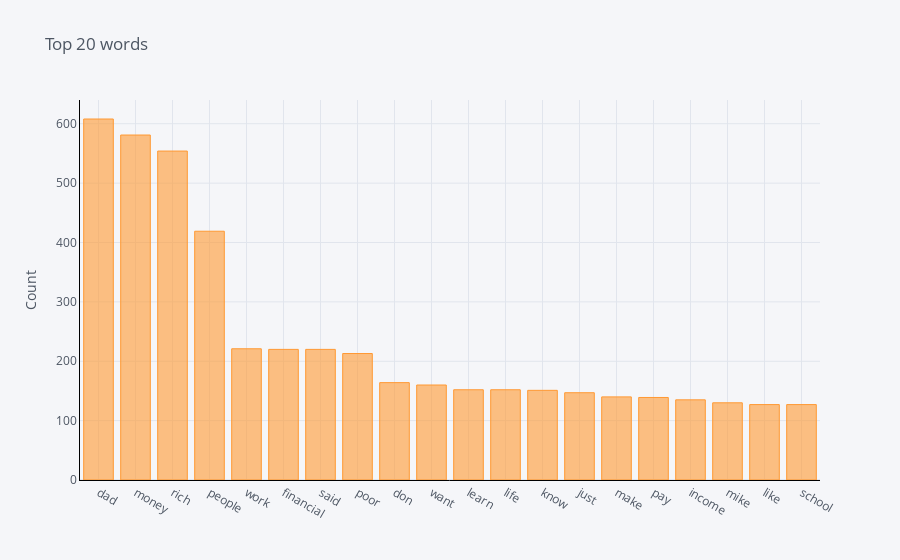

Notebook source saved alongside this figure:
### Code cell
common_words = get_top_n_words(sentence_df['Text'],1, 20)
df2 = pd.DataFrame(common_words, columns = ['ReviewText' , 'count'])
df2.groupby('ReviewText').sum()['count'].sort_values(ascending=False).iplot(
    kind='bar', yTitle='Count', linecolor='black', title='Top 20 words', colors= 'orange')

### Figure 1 — Plotly figure (JSON) as saved in the notebook; plotly's stock layout.template omitted (floating-point values rounded to 4 significant figures)
{"data": [{"marker": {"color": "rgba(255, 153, 51, 0.6)", "line": {"color": "rgba(255, 153, 51, 1.0)", "width": 1}}, "name": "count", "orientation": "v", "text": "", "type": "bar", "x": ["dad", "money", "rich", "people", "work", "financial", "said", "poor", "don", "want", "learn", "life", "know", "just", "make", "pay", "income", "mike", "like", "school"], "y": [608, 581, 554, 419, 221, 220, 220, 213, 164, 160, 152, 152, 151, 147, 140, 139, 135, 130, 127, 127]}], "layout": {"legend": {"bgcolor": "#F5F6F9", "font": {"color": "#4D5663"}}, "paper_bgcolor": "#F5F6F9", "plot_bgcolor": "#F5F6F9", "title": {"font": {"color": "#4D5663"}, "text": "Top 20 words"}, "xaxis": {"gridcolor": "#E1E5ED", "linecolor": "black", "showgrid": true, "tickfont": {"color": "#4D5663"}, "title": {"font": {"color": "#4D5663"}, "text": ""}, "zerolinecolor": "#E1E5ED"}, "yaxis": {"gridcolor": "#E1E5ED", "linecolor": "black", "showgrid": true, "tickfont": {"color": "#4D5663"}, "title": {"font": {"color": "#4D5663"}, "text": "Count"}, "zerolinecolor": "#E1E5ED"}}}
